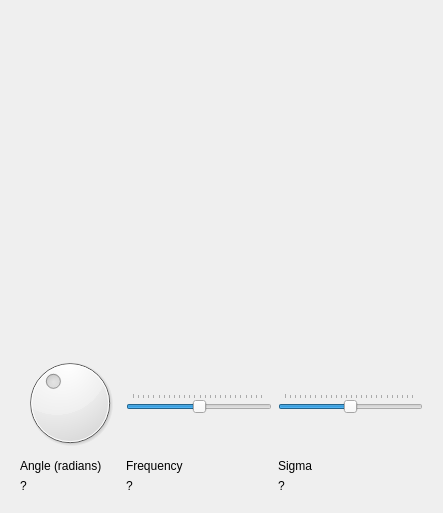
<?xml version="1.0" encoding="UTF-8"?>
<ui version="4.0">
 <class>QtToolGaborFilterMainDialog</class>
 <widget class="QDialog" name="QtToolGaborFilterMainDialog">
  <property name="geometry">
   <rect>
    <x>0</x>
    <y>0</y>
    <width>443</width>
    <height>513</height>
   </rect>
  </property>
  <property name="windowTitle">
   <string>GaborFilter</string>
  </property>
  <property name="windowIcon">
   <iconset resource="../../Games/GameBoenken/GameBoenken.qrc">
    <normaloff>:/images/R.png</normaloff>:/images/R.png</iconset>
  </property>
  <layout class="QVBoxLayout" name="verticalLayout">
   <item>
    <widget class="ribi::QtGaborFilterWidget" name="gaborfilterwidget" native="true">
     <property name="minimumSize">
      <size>
       <width>256</width>
       <height>256</height>
      </size>
     </property>
    </widget>
   </item>
   <item>
    <widget class="QWidget" name="widget_bottom" native="true">
     <property name="sizePolicy">
      <sizepolicy hsizetype="Preferred" vsizetype="Maximum">
       <horstretch>0</horstretch>
       <verstretch>0</verstretch>
      </sizepolicy>
     </property>
     <layout class="QGridLayout" name="gridLayout">
      <item row="0" column="0">
       <widget class="QDial" name="dial_angle">
        <property name="maximum">
         <number>256</number>
        </property>
        <property name="value">
         <number>96</number>
        </property>
       </widget>
      </item>
      <item row="1" column="0">
       <widget class="QLabel" name="text_angle">
        <property name="text">
         <string>Angle (radians)</string>
        </property>
       </widget>
      </item>
      <item row="1" column="1">
       <widget class="QLabel" name="text_frequency">
        <property name="text">
         <string>Frequency</string>
        </property>
       </widget>
      </item>
      <item row="0" column="1">
       <widget class="QSlider" name="slider_frequency">
        <property name="minimumSize">
         <size>
          <width>0</width>
          <height>16</height>
         </size>
        </property>
        <property name="autoFillBackground">
         <bool>false</bool>
        </property>
        <property name="maximum">
         <number>256</number>
        </property>
        <property name="value">
         <number>128</number>
        </property>
        <property name="orientation">
         <enum>Qt::Horizontal</enum>
        </property>
        <property name="invertedAppearance">
         <bool>false</bool>
        </property>
        <property name="tickPosition">
         <enum>QSlider::TicksAbove</enum>
        </property>
       </widget>
      </item>
      <item row="0" column="2">
       <widget class="QSlider" name="slider_sigma">
        <property name="minimumSize">
         <size>
          <width>0</width>
          <height>16</height>
         </size>
        </property>
        <property name="autoFillBackground">
         <bool>false</bool>
        </property>
        <property name="maximum">
         <number>256</number>
        </property>
        <property name="value">
         <number>128</number>
        </property>
        <property name="orientation">
         <enum>Qt::Horizontal</enum>
        </property>
        <property name="invertedAppearance">
         <bool>false</bool>
        </property>
        <property name="tickPosition">
         <enum>QSlider::TicksAbove</enum>
        </property>
       </widget>
      </item>
      <item row="1" column="2">
       <widget class="QLabel" name="text_sigma">
        <property name="text">
         <string>Sigma</string>
        </property>
       </widget>
      </item>
      <item row="2" column="0">
       <widget class="QLabel" name="label_angle">
        <property name="text">
         <string>?</string>
        </property>
       </widget>
      </item>
      <item row="2" column="1">
       <widget class="QLabel" name="label_frequency">
        <property name="text">
         <string>?</string>
        </property>
       </widget>
      </item>
      <item row="2" column="2">
       <widget class="QLabel" name="label_sigma">
        <property name="text">
         <string>?</string>
        </property>
       </widget>
      </item>
     </layout>
    </widget>
   </item>
  </layout>
 </widget>
 <customwidgets>
  <customwidget>
   <class>ribi::QtGaborFilterWidget</class>
   <extends>QWidget</extends>
   <header>qtgaborfilterwidget.h</header>
   <container>1</container>
  </customwidget>
 </customwidgets>
 <resources>
  <include location="../../Games/GameBoenken/GameBoenken.qrc"/>
 </resources>
 <connections/>
</ui>
